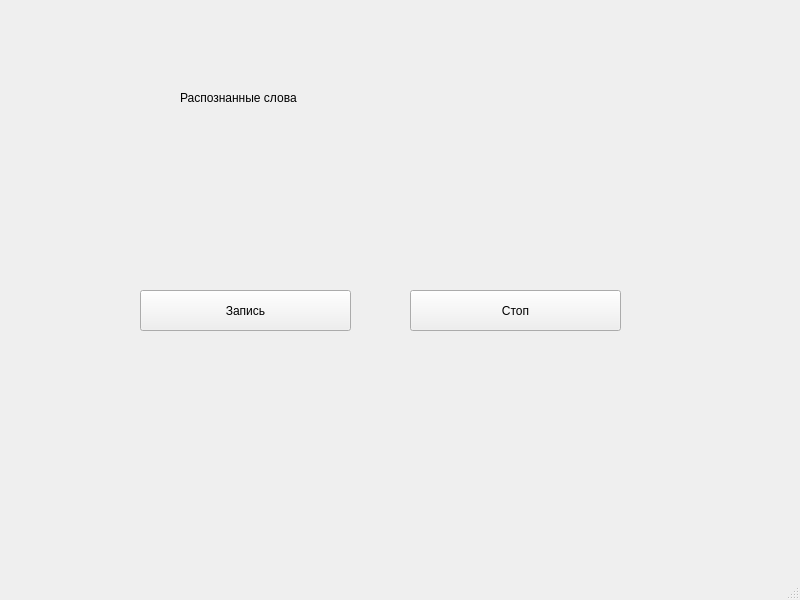
<?xml version="1.0" encoding="UTF-8"?>
<ui version="4.0">
 <class>MainWindow</class>
 <widget class="QMainWindow" name="MainWindow">
  <property name="geometry">
   <rect>
    <x>0</x>
    <y>0</y>
    <width>800</width>
    <height>600</height>
   </rect>
  </property>
  <property name="windowTitle">
   <string>MainWindow</string>
  </property>
  <widget class="QWidget" name="centralwidget">
   <widget class="QPushButton" name="pushButton">
    <property name="geometry">
     <rect>
      <x>140</x>
      <y>290</y>
      <width>211</width>
      <height>41</height>
     </rect>
    </property>
    <property name="text">
     <string>Запись</string>
    </property>
   </widget>
   <widget class="QPushButton" name="pushButton_2">
    <property name="geometry">
     <rect>
      <x>410</x>
      <y>290</y>
      <width>211</width>
      <height>41</height>
     </rect>
    </property>
    <property name="text">
     <string>Стоп</string>
    </property>
   </widget>
   <widget class="QLabel" name="label">
    <property name="geometry">
     <rect>
      <x>180</x>
      <y>90</y>
      <width>221</width>
      <height>16</height>
     </rect>
    </property>
    <property name="text">
     <string>Распознанные слова</string>
    </property>
   </widget>
  </widget>
  <widget class="QMenuBar" name="menubar">
   <property name="geometry">
    <rect>
     <x>0</x>
     <y>0</y>
     <width>800</width>
     <height>22</height>
    </rect>
   </property>
  </widget>
  <widget class="QStatusBar" name="statusbar"/>
 </widget>
 <resources/>
 <connections/>
</ui>
